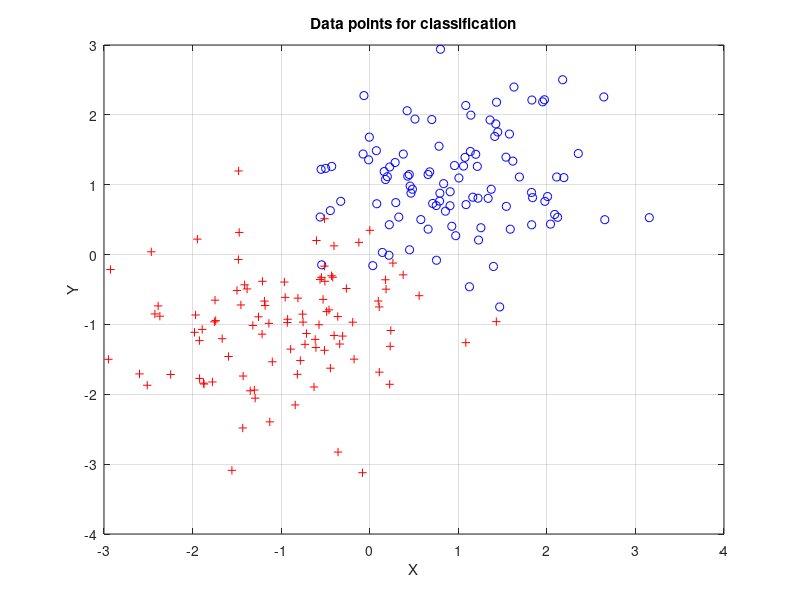

Reproduce this figure in MATLAB. (Note: this script raises an error after producing the figure.)
clear all
close all
clc

% ANN Project 1
% Create data and imply single layer perceptron learning

%%          3.1.1 create Datasets
% Create 2 datasets of multivariant distribution (with mu and sigma)
% with linearly seperable data (100 points per class)

%rng default;                    %Will always produce the same randon data

% first group of data
mu1 = [1,1];
sigma1 = [0.5,0;0,0.5];
data1 = mvnrnd(mu1,sigma1,100);  %Produces multivariant normal distributed data

%second group of data
mu2 = [-1,-1];
sigma2 = [0.5,0;0,0.5];
data2 = mvnrnd(mu2,sigma2,100);  %Produces multivariant normal distributed data

% combine data into one matrix and add bias line in input
all_data_original = [data1; data2];
all_data_original = all_data_original';
all_data_original = [all_data_original; ones(1,200)]; %All data including the bias line

% Create an output matrix
target = [ones(1,100), -ones(1,100)];   %first data group is 1 and second is -1

% create a weight matrix
[numDims, numInst] = size(all_data_original);
numClasses = size(target,1);
%weights = rand(numClasses, numDims);
%delta_weight = zeros(numClasses, numDims);

%shuffle data by random
shuffle = randperm(200);
all_data = all_data_original(:,shuffle);
target = target(:,shuffle);

%%          Plotting of data points

% figure(1)
% plot(all_data_original(1,1:100),all_data_original(2,1:100),'bo')
% grid on
% title('Data points for classification')
% xlabel('X')
% ylabel('Y')
% 
% hold on
% plot(all_data_original(1,101:200),all_data_original(2,101:200),'r+')

%%          3.1.2 Single-layer perceptron

% perceptron learning
% using a batch learning algorithm
% Learning parameters with rate and maximum number of iterations
alpha = 0.7;
eta = 0.001;
max_iter = 100;     %Max number of iterations
iter = 0;           %iteration counter

etavec = [0.0001,0.001,0.005,0.01,0.1];

for eta_i = 1:length(etavec)
    weights = rand(numClasses, numDims);
    iter = 0; 
    
    figure
    plot(all_data_original(1,1:100),all_data_original(2,1:100),'bo')
    grid on
    title('Data points for classification')
    xlabel('X')
    ylabel('Y')

    hold on
    plot(all_data_original(1,101:200),all_data_original(2,101:200),'r+')

    h = animatedline;
    while iter <= max_iter
        iter = iter + 1;
        % forward pass
        out = weights * all_data;         %Bias part is included in both the weights and the data
        %out = 2./(1 + exp(-y)) - 1;     %transfer to -1 and 1

        %backward pass
        %delta_out = (out - target).*(1 + out).*(1 - out)*0.5;
        delta_out = (target - out);

        %weight update
        weights(1,1) = weights(1,1) + etavec(eta_i).*delta_out*all_data(1,:)';
        weights(1,2) = weights(1,2) + etavec(eta_i).*delta_out*all_data(2,:)';
        weights(1,3) = weights(1,3) + etavec(eta_i).*delta_out*all_data(3,:)';

        %plotting data with bias
        data_weights = weights(1,1:2);
        threshold = -weights(1,3)/(data_weights*data_weights');      %normalised bias is threshold
        norm_weights = sqrt(data_weights*data_weights');

        %Plotting of weights
        hold on
        %axis([-2 2 -2 2])
        clearpoints(h);
        x = 2.*[weights(1),weights(1)];
        y = 2.*[weights(2),weights(2)];
        x2 = 2.*[-weights(2),weights(2)];
        y2 = 2.*[weights(1),-weights(1)];
        xpoints = x*threshold + x2/norm_weights;
        ypoints = y*threshold + y2/norm_weights;
        addpoints(h,xpoints(1),ypoints(1));
        addpoints(h,xpoints(2),ypoints(2));
        drawnow;

        %weights
        pause(0.1)

    end
    hold off


    % Calculate mean square error
    meansquare_error = mean(delta_out.^2)
    % Show misclassifications
    missclass = 0;
    for i = 1:length(target)
        if target(i) > 0 && out(i) < 0
            missclass = missclass + 1;
            missclass_data = i;
        elseif target(i) < 0 && out(i) > 0
            missclass = missclass + 1;
            missclass_data = i;
        end
    end

    missclass
end
